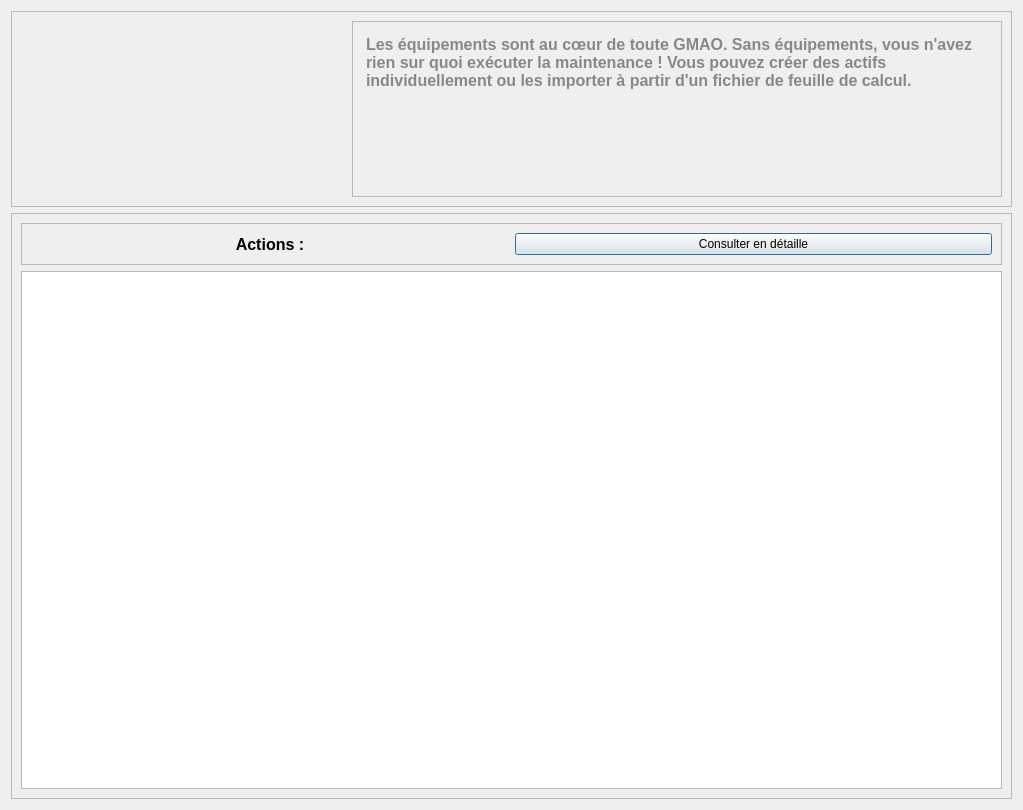
<?xml version="1.0" encoding="UTF-8"?>
<ui version="4.0">
 <class>Dialog</class>
 <widget class="QDialog" name="Dialog">
  <property name="geometry">
   <rect>
    <x>0</x>
    <y>0</y>
    <width>1023</width>
    <height>810</height>
   </rect>
  </property>
  <property name="windowTitle">
   <string>Dialog</string>
  </property>
  <layout class="QVBoxLayout" name="verticalLayout" stretch="1,3">
   <item>
    <widget class="QFrame" name="frame_2">
     <property name="frameShape">
      <enum>QFrame::StyledPanel</enum>
     </property>
     <property name="frameShadow">
      <enum>QFrame::Raised</enum>
     </property>
     <layout class="QHBoxLayout" name="horizontalLayout" stretch="1,2">
      <item>
       <widget class="QLabel" name="label_2">
        <property name="autoFillBackground">
         <bool>false</bool>
        </property>
        <property name="text">
         <string/>
        </property>
        <property name="pixmap">
         <pixmap resource="icons.qrc">:/icons/icons/service.png</pixmap>
        </property>
        <property name="alignment">
         <set>Qt::AlignCenter</set>
        </property>
        <property name="wordWrap">
         <bool>false</bool>
        </property>
        <property name="openExternalLinks">
         <bool>true</bool>
        </property>
       </widget>
      </item>
      <item>
       <widget class="QFrame" name="frame_3">
        <property name="frameShape">
         <enum>QFrame::StyledPanel</enum>
        </property>
        <property name="frameShadow">
         <enum>QFrame::Raised</enum>
        </property>
        <layout class="QVBoxLayout" name="verticalLayout_2">
         <item>
          <widget class="QTextEdit" name="textEdit">
           <property name="styleSheet">
            <string notr="true">background-color:transparent;
border : none;</string>
           </property>
           <property name="readOnly">
            <bool>true</bool>
           </property>
           <property name="html">
            <string>&lt;!DOCTYPE HTML PUBLIC &quot;-//W3C//DTD HTML 4.0//EN&quot; &quot;http://www.w3.org/TR/REC-html40/strict.dtd&quot;&gt;
&lt;html&gt;&lt;head&gt;&lt;meta name=&quot;qrichtext&quot; content=&quot;1&quot; /&gt;&lt;style type=&quot;text/css&quot;&gt;
p, li { white-space: pre-wrap; }
&lt;/style&gt;&lt;/head&gt;&lt;body style=&quot; font-family:'MS Shell Dlg 2'; font-size:8.25pt; font-weight:400; font-style:normal;&quot;&gt;
&lt;p style=&quot; margin-top:12px; margin-bottom:12px; margin-left:0px; margin-right:0px; -qt-block-indent:0; text-indent:0px;&quot;&gt;&lt;span style=&quot; font-family:'Tahoma,Calibri,Helvetica'; font-size:12pt; font-weight:600; color:#888888;&quot;&gt;Les équipements sont au cœur de toute GMAO. Sans équipements, vous n'avez rien sur quoi exécuter la maintenance ! Vous pouvez créer des actifs individuellement ou les importer à partir d'un fichier de feuille de calcul.&lt;/span&gt;&lt;/p&gt;&lt;/body&gt;&lt;/html&gt;</string>
           </property>
           <property name="textInteractionFlags">
            <set>Qt::NoTextInteraction</set>
           </property>
          </widget>
         </item>
        </layout>
       </widget>
      </item>
     </layout>
    </widget>
   </item>
   <item>
    <widget class="QFrame" name="frame">
     <property name="frameShape">
      <enum>QFrame::StyledPanel</enum>
     </property>
     <property name="frameShadow">
      <enum>QFrame::Raised</enum>
     </property>
     <layout class="QVBoxLayout" name="verticalLayout_3">
      <item>
       <widget class="QFrame" name="frame_4">
        <property name="frameShape">
         <enum>QFrame::StyledPanel</enum>
        </property>
        <property name="frameShadow">
         <enum>QFrame::Raised</enum>
        </property>
        <layout class="QHBoxLayout" name="horizontalLayout_2">
         <item>
          <widget class="QLabel" name="label">
           <property name="font">
            <font>
             <family>Arial</family>
             <pointsize>12</pointsize>
             <weight>75</weight>
             <bold>true</bold>
            </font>
           </property>
           <property name="text">
            <string>Actions :</string>
           </property>
           <property name="alignment">
            <set>Qt::AlignCenter</set>
           </property>
          </widget>
         </item>
         <item>
          <widget class="QPushButton" name="ButtonConsulter">
           <property name="cursor">
            <cursorShape>PointingHandCursor</cursorShape>
           </property>
           <property name="styleSheet">
            <string notr="true">QPushButton{
height : 20px;
background-color :#00A8E8;
}


QPushButton:hover{
	background-color: rgb(0, 92, 157);
};</string>
           </property>
           <property name="text">
            <string>Consulter en détaille</string>
           </property>
          </widget>
         </item>
        </layout>
       </widget>
      </item>
      <item>
       <widget class="QTableView" name="tableViewEquipement"/>
      </item>
     </layout>
    </widget>
   </item>
  </layout>
 </widget>
 <resources>
  <include location="icons.qrc"/>
  <include location="icons.qrc"/>
 </resources>
 <connections/>
</ui>
